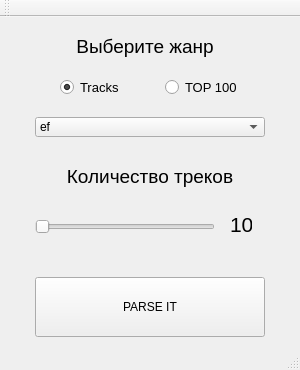
<?xml version="1.0" encoding="UTF-8"?>
<ui version="4.0">
 <class>MainWindow</class>
 <widget class="QMainWindow" name="MainWindow">
  <property name="geometry">
   <rect>
    <x>0</x>
    <y>0</y>
    <width>300</width>
    <height>370</height>
   </rect>
  </property>
  <property name="windowTitle">
   <string>MainWindow</string>
  </property>
  <widget class="QWidget" name="centralwidget">
   <widget class="QPushButton" name="pushButton">
    <property name="geometry">
     <rect>
      <x>35</x>
      <y>260</y>
      <width>230</width>
      <height>60</height>
     </rect>
    </property>
    <property name="text">
     <string>PARSE IT</string>
    </property>
   </widget>
   <widget class="QLabel" name="label">
    <property name="geometry">
     <rect>
      <x>30</x>
      <y>10</y>
      <width>230</width>
      <height>40</height>
     </rect>
    </property>
    <property name="text">
     <string>&lt;html&gt;&lt;head/&gt;&lt;body&gt;&lt;p align=&quot;center&quot;&gt;&lt;span style=&quot; font-size:14pt;&quot;&gt;Выберите жанр&lt;/span&gt;&lt;/p&gt;&lt;/body&gt;&lt;/html&gt;</string>
    </property>
   </widget>
   <widget class="QComboBox" name="comboBox">
    <property name="geometry">
     <rect>
      <x>35</x>
      <y>100</y>
      <width>230</width>
      <height>20</height>
     </rect>
    </property>
    <item>
     <property name="text">
      <string>ef</string>
     </property>
    </item>
    <item>
     <property name="text">
      <string>awfaf</string>
     </property>
    </item>
    <item>
     <property name="text">
      <string>awfa</string>
     </property>
    </item>
    <item>
     <property name="text">
      <string>faw</string>
     </property>
    </item>
    <item>
     <property name="text">
      <string>faw</string>
     </property>
    </item>
    <item>
     <property name="text">
      <string>faw</string>
     </property>
    </item>
    <item>
     <property name="text">
      <string>faw</string>
     </property>
    </item>
   </widget>
   <widget class="QSlider" name="horizontalSlider">
    <property name="geometry">
     <rect>
      <x>35</x>
      <y>200</y>
      <width>180</width>
      <height>20</height>
     </rect>
    </property>
    <property name="minimum">
     <number>10</number>
    </property>
    <property name="maximum">
     <number>100</number>
    </property>
    <property name="singleStep">
     <number>10</number>
    </property>
    <property name="value">
     <number>10</number>
    </property>
    <property name="orientation">
     <enum>Qt::Horizontal</enum>
    </property>
   </widget>
   <widget class="QLabel" name="label_counter">
    <property name="geometry">
     <rect>
      <x>230</x>
      <y>195</y>
      <width>22</width>
      <height>25</height>
     </rect>
    </property>
    <property name="text">
     <string>&lt;html&gt;&lt;head/&gt;&lt;body&gt;&lt;p&gt;&lt;span style=&quot; font-size:16pt;&quot;&gt;10&lt;/span&gt;&lt;/p&gt;&lt;/body&gt;&lt;/html&gt;</string>
    </property>
   </widget>
   <widget class="QLabel" name="label_2">
    <property name="geometry">
     <rect>
      <x>35</x>
      <y>140</y>
      <width>230</width>
      <height>40</height>
     </rect>
    </property>
    <property name="text">
     <string>&lt;html&gt;&lt;head/&gt;&lt;body&gt;&lt;p align=&quot;center&quot;&gt;&lt;span style=&quot; font-size:14pt;&quot;&gt;Количество треков&lt;/span&gt;&lt;/p&gt;&lt;/body&gt;&lt;/html&gt;</string>
    </property>
   </widget>
   <widget class="QRadioButton" name="radioButton">
    <property name="geometry">
     <rect>
      <x>60</x>
      <y>60</y>
      <width>61</width>
      <height>20</height>
     </rect>
    </property>
    <property name="font">
     <font>
      <pointsize>10</pointsize>
     </font>
    </property>
    <property name="text">
     <string>Tracks</string>
    </property>
    <property name="checked">
     <bool>true</bool>
    </property>
   </widget>
   <widget class="QRadioButton" name="radioButton_2">
    <property name="geometry">
     <rect>
      <x>165</x>
      <y>60</y>
      <width>72</width>
      <height>20</height>
     </rect>
    </property>
    <property name="font">
     <font>
      <pointsize>10</pointsize>
     </font>
    </property>
    <property name="text">
     <string>TOP 100</string>
    </property>
   </widget>
  </widget>
  <widget class="QStatusBar" name="statusbar"/>
  <widget class="QToolBar" name="toolBar">
   <property name="windowTitle">
    <string>toolBar</string>
   </property>
   <attribute name="toolBarArea">
    <enum>TopToolBarArea</enum>
   </attribute>
   <attribute name="toolBarBreak">
    <bool>false</bool>
   </attribute>
  </widget>
 </widget>
 <resources/>
 <connections/>
</ui>
